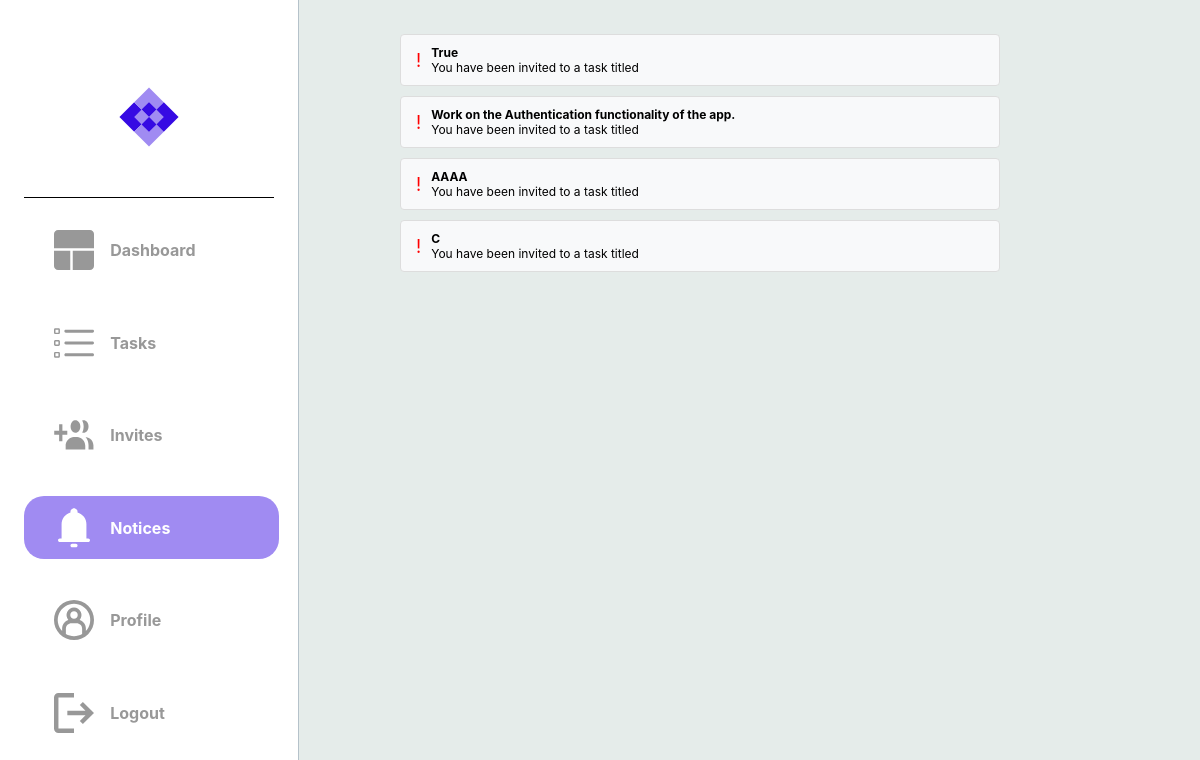
The app's page /notifications (signed in), older data.
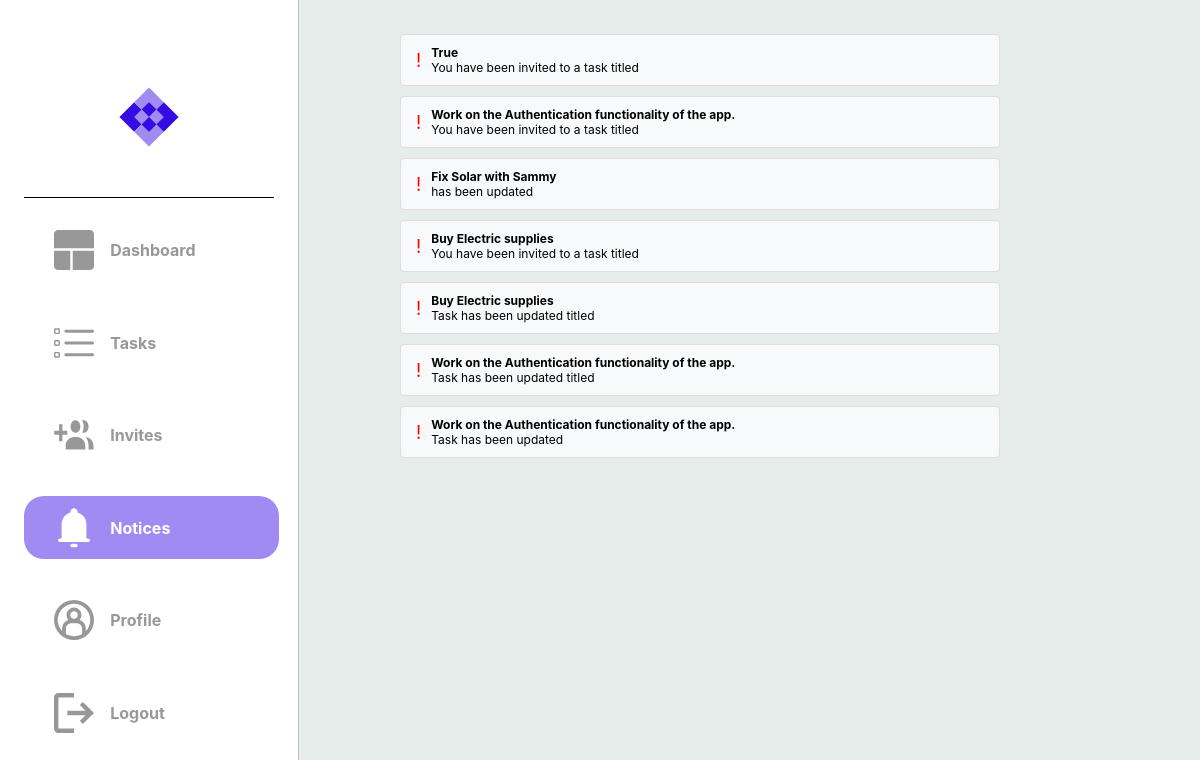
The same page, newer data.
### dotask/models.py (models this page shows)
class Task(db.Model):
    __tablename__ = "task"
    id = db.Column(db.Integer, primary_key=True)
    title = db.Column(db.String(100), nullable=False)
    description = db.Column(db.String(400), nullable=False)
    due_date = db.Column(db.Date, nullable=False)
    status = db.Column(Enum(TaskStatus))
    tag = db.Column(Enum(TaskTag))
    users = relationship('User', secondary=user_task,
    backref='tasks')

class Notification(db.Model):
    __tablename__ = "notification"
    id = db.Column(db.Integer, primary_key=True)
    notification = db.Column(db.String(100), nullable=False)
    task_title = db.Column(db.String(100), nullable=False)
    seen = db.Column(db.Boolean, nullable=False, default=False)
    users_to_notify = relationship('User', secondary=user_notification, backref='notices')

### dotask/routes.py (the view)
@app.route("/notifications")
@login_required
def hello_notices():
    try:
        notices = current_user.notes
        tasks = current_user.tasks
        return render_template("notifications.html", notices=notices, tasks=tasks)
    except Exception as e:
        flash("Error fetching notifications or tasks: {}".format(e))
        return render_template("dashboard.html")

### dotask/routes.py (called while the page is built)
@app.after_request
def after_request(response):
    response.headers["Cache-Control"] = "no-cache, no-store, must-revalidate"
    return response

@login_manager.user_loader
def load_user(user_id):
    return User.query.get(user_id)

### dotask/templates/notifications.html (shortened to what this page needs)
{% extends "layout.html" %}
{% block head %}
    <link rel="stylesheet" {% block css_tab_colour %} href="../static/css/notification.css" {% endblock %}/>
{% endblock %}
{% block notifications_image_colour %}
<a class="a4" href="{{ url_for('hello_notices') }}">
<div id="logos">
    {% set note = namespace(count=0) %}
    {% for notice in notices %}
        {% if notice.seen == False %}
            {% set note.count = note.count + 1 %}
        {% endif %}
    {% endfor %}
    {% if note.count > 0 %}
    <img class="imgs" src="../static/svg/notifications_with_note_active.svg">
    {% else %}
    <img class="imgs" src="../static/svg/notifications_active.svg">
    {% endif %}
    <h4 class="sidebar-text">Notices</h4>
</div>
</a>
{% endblock notifications_image_colour %}
{% block tasks %}
    {% if notices %}
        {% for notice in notices if notice.seen == True %}
            {% for task_item in tasks %}
                {% if notice.task_title == task_item.title %}
                    <a href="{{ url_for('hello_each_task', task_id=task_item.id, notice_id=notice.id) }}">
                        <div class="notification">
                            <span class="notification-icon">!</span>
                            <span class="notification-text"> <b>{{ notice.task_title }}</b> <br>{{ notice.notification }} </span>
                        </div>
                    </a>
                {% endif %}
            {% endfor %}
        {% endfor %}
        {% set note = namespace(count=0) %}
        {% for notice in notices %}
            {% if notice.seen == False %}
                {% set note.count = note.count + 1 %}
            {% endif %}
        {% endfor %}
    {% else %}
        <p>No Notifications</p>
    {% endif %}
{% endblock tasks %}

Row changes from the older to the newer data that the page shows:
no longer on this page (row unchanged): Notification: task_title "AAAA", notification "You have been invited to a task titled"
no longer on this page (row unchanged): Notification: task_title "C", notification "You have been invited to a task titled"
added Notification: task_title "Fix Solar with Sammy", notification "has been updated"
added Notification: task_title "Buy Electric supplies", notification "You have been invited to a task titled"
added Notification: task_title "Buy Electric supplies", notification "Task has been updated titled"
added Notification: task_title "Work on the Authentication functionality of the app.", notification "Task has been updated titled"
added Notification: task_title "Work on the Authentication functionality of the app.", notification "Task has been updated"
